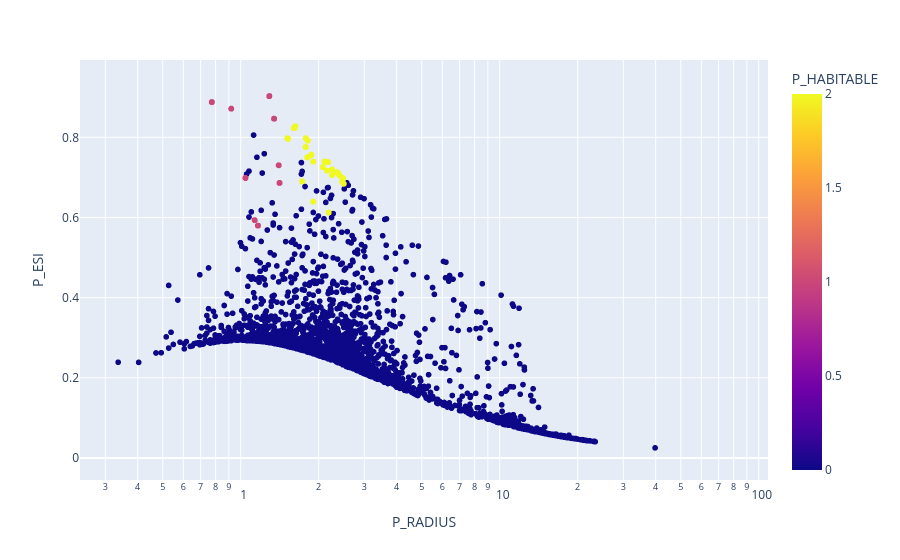

Here is the notebook cell this chart was saved with:
### Markdown cell above
Planet mass in range 0.4 to 3.93 units correspond to conservatively habitable exoplanets. Planet mass in range 5.4 to 8.92 units correspond to optimistically habitable exoplanets. It is interesting to note that conservatively habitable exoplanets have a bit higher ESI compared to the ESI of optimistically habitable exoplanets.

### Code cell
import plotly.express as px
fig = px.scatter(oversampled, x=oversampled.P_RADIUS, y=oversampled.P_ESI, color=oversampled.P_HABITABLE,
                 hover_name=oversampled.P_NAME, log_x=True, size_max=30)
fig.show()

### Figure 1 — Plotly figure (JSON) as saved in the notebook; plotly's stock layout.template omitted (floating-point values rounded to 4 significant figures; data arrays with more than 128 entries replaced by an {"elided": "..."} marker saying what was removed)
{"data": [{"hovertemplate": "<b>%{hovertext}</b><br><br>P_RADIUS=%{x}<br>P_ESI=%{y}<br>P_HABITABLE=%{marker.color}<extra></extra>", "hovertext": {"elided": "11979 str values"}, "legendgroup": "", "marker": {"color": {"elided": "11979 int values"}, "coloraxis": "coloraxis", "symbol": "circle"}, "mode": "markers", "name": "", "showlegend": false, "type": "scattergl", "x": {"elided": "11979 float values"}, "xaxis": "x", "y": {"elided": "11979 float values"}, "yaxis": "y"}], "layout": {"coloraxis": {"colorbar": {"title": {"text": "P_HABITABLE"}}, "colorscale": [[0.0, "#0d0887"], [0.1111, "#46039f"], [0.2222, "#7201a8"], [0.3333, "#9c179e"], [0.4444, "#bd3786"], [0.5556, "#d8576b"], [0.6667, "#ed7953"], [0.7778, "#fb9f3a"], [0.8889, "#fdca26"], [1.0, "#f0f921"]]}, "legend": {"tracegroupgap": 0}, "margin": {"t": 60}, "xaxis": {"anchor": "y", "domain": [0.0, 1.0], "title": {"text": "P_RADIUS"}, "type": "log"}, "yaxis": {"anchor": "x", "domain": [0.0, 1.0], "title": {"text": "P_ESI"}}}}
